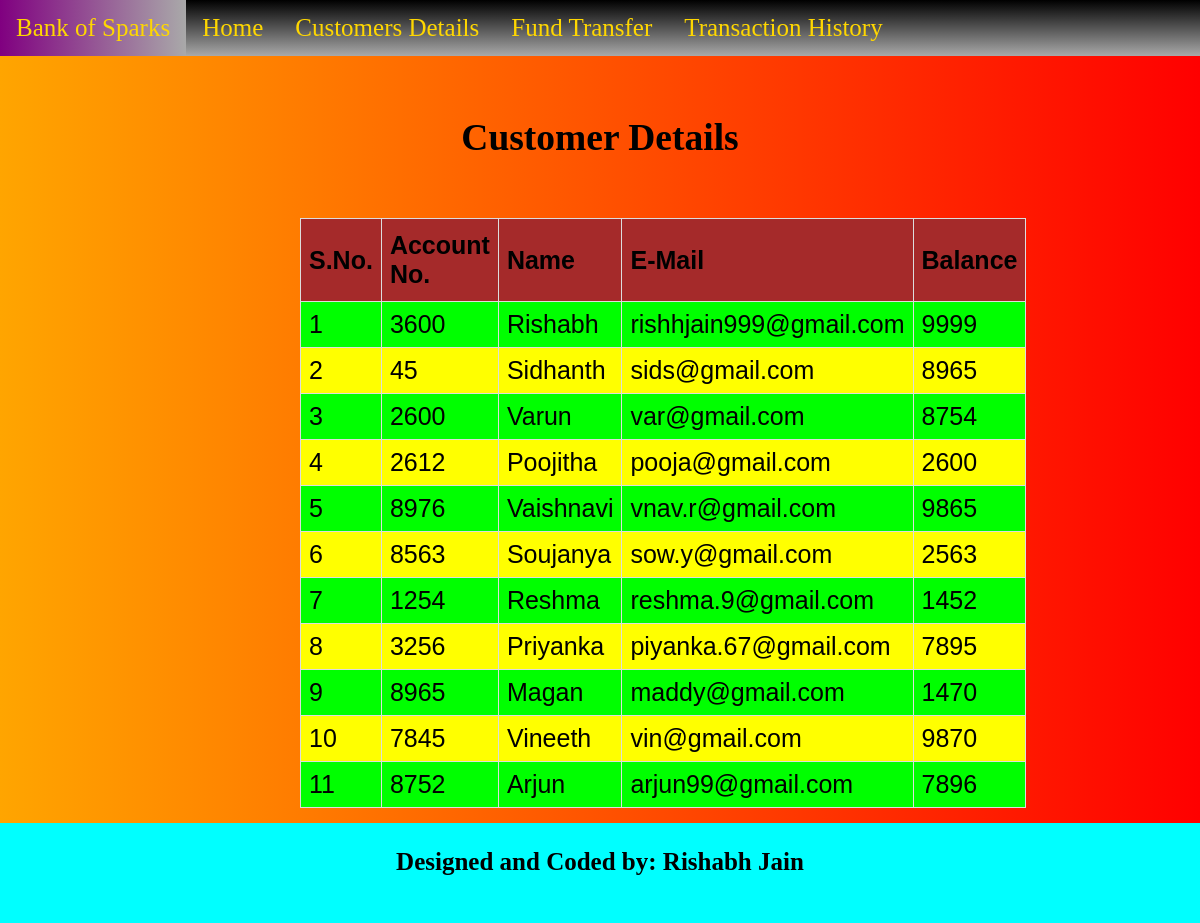
The page /ViewCustomers.php on the database its author committed.
### tables this page shows
CREATE TABLE `accountdetails` (
  `sno` int(11) NOT NULL,
  `accID` int(11) NOT NULL,
  `name` varchar(50) NOT NULL,
  `email` varchar(100) NOT NULL,
  `balance` double NOT NULL
);

### ViewCustomers.php (the view, shortened to what this page needs)
<?php
    $servername = "localhost";
    $username = "root";
    $password = "";
    $dbname = "spark bank";
    $conn = new mysqli($servername, $username, $password, $dbname);
    $sql = "SELECT * FROM accountdetails" ;
    $result = $conn->query($sql);
?>
<!DOCTYPE html>
<html lang="en">
<head>
</head>
<body>
  <?php include('navbar.php'); ?>
       <div class="container">
            <h2 style="text-align: center">Customer Details</h2>
            <br>
            <table id="Table">
                <thead>
                    <tr>
                    <th>S.No.</th>
                    <th>Account No.</th>
                    <th>Name</th>
                    <th>E-Mail</th>
                    <th>Balance</th>
                    </tr>
                </thead>
                <?php
                while($row = $result->fetch_assoc()) {
                ?>
                <tr>
                    <td><?php echo $row['sno']; ?></td>
                    <td><?php echo $row['accID']; ?></td>
                    <td ><?php echo $row['name']; ?></td>
                    <td><?php echo $row['email']; ?></td>
                    <td><?php echo $row['balance']; ?></td>
                </tr>
                <?php
                }
                ?>
            </table>
        </div>
        <footer style="text-align: center">
            <p><B><Marquee loop="INFINITE"><t>Designed and Coded by: Rishabh Jain </t></marquee><B></p>
        </footer>
</body>
</html>

### navbar.php (shortened to what this page needs)
<!DOCTYPE html>
<html>
<head>
</head>
<body>
   <nav class="Nav">
    <ul>
    <li>
    <a class="title" href="#">Bank of Sparks</a>
    </li>
    <li>
    <a href="index.php">Home</a>
    </li>
    <li>
    <a href="ViewCustomers.php">Customers Details</a>
    </li>
    <li>
    <a href="Transfer.php">Fund Transfer</a>
    </li>
    <li>
    <a href="RecordsPage.php">Transaction History</a>
    </li>
    </ul>
   </nav>
<body>
</html>

### ViewCustomers.php (style rules this page uses)
html { position: relative; min-height: 100%; }
body { padding-top: 60px; font-size:25px; padding-bottom: 100px; background: linear-gradient(to right, orange, red ); }
.container { padding-top:5px; display: block; margin-top: 20px; margin-left: auto; margin-right: auto; width: 50%; }
td,th { border: 1px solid #ddd; padding: 8px; }
#Table { font-family: Arial,Helvetica, sans-serif; border-collapse: collapse; margin-bottom: 15px; }
#Table tr:nth-child(even) { background-color: yellow; }
#Table tr:nth-child(odd) { background-color: lime; }
#Table th { padding-top: 12px; padding-bottom: 12px; text-align:left; background-color: brown; color:black; }
footer { background-color: #00ffff; position: absolute; left: 0; bottom: 0; height: 100px; width: 100%; overflow: hidden; }

### navbar.php (style rules this page uses)
body { margin:0; }
ul { list-style-type: none; margin: 0; padding: 0; overflow: hidden; background: linear-gradient(to bottom, black, darkgrey); position: fixed; top: 0; width: 100%; }
li { float: left; }
li a { display: block; color: gold; text-align: center; padding: 14px 16px; text-decoration: none; }
.title { background:linear-gradient(to right, purple, darkgray); }

### rows shown on the page
accountdetails: sno "1", accID "3600", name "Rishabh", email "rishhjain999@gmail.com", balance "9999"
accountdetails: sno "2", accID "45", name "Sidhanth", email "sids@gmail.com", balance "8965"
accountdetails: sno "3", accID "2600", name "Varun", email "var@gmail.com", balance "8754"
accountdetails: sno "4", accID "2612", name "Poojitha", email "pooja@gmail.com", balance "2600"
accountdetails: sno "5", accID "8976", name "Vaishnavi", email "vnav.r@gmail.com", balance "9865"
accountdetails: sno "6", accID "8563", name "Soujanya", email "sow.y@gmail.com", balance "2563"
accountdetails: sno "7", accID "1254", name "Reshma", email "reshma.9@gmail.com", balance "1452"
accountdetails: sno "8", accID "3256", name "Priyanka", email "piyanka.67@gmail.com", balance "7895"
accountdetails: sno "9", accID "8965", name "Magan", email "maddy@gmail.com", balance "1470"
accountdetails: sno "10", accID "7845", name "Vineeth", email "vin@gmail.com", balance "9870"
accountdetails: sno "11", accID "8752", name "Arjun", email "arjun99@gmail.com", balance "7896"
